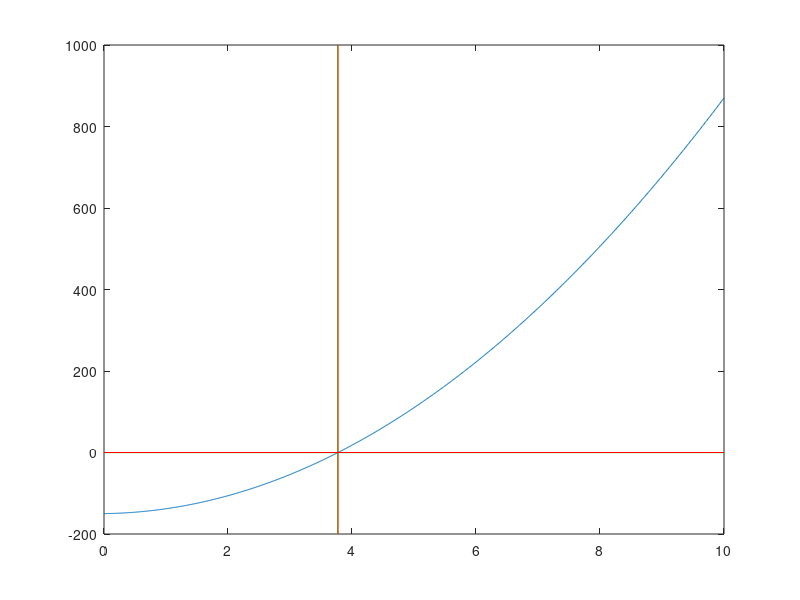

This figure's MATLAB source:
clear all ; close all ; clc ; 

p1 = 10;
p2 = 2;
p3 = -150;

x = [0 : 0.01 : 10];nx=length(x);f=zeros(nx,1);

f = p1.*x.^2 + p2.*x + p3 ; 
%
eps      = 1e-3;
%% DICHOTOMIE =================================
ecart=1000;
a = x(1); 
b = x(nx);
%
while (ecart>1000*eps);
   %
   i = find(abs(x(:)-a)==min(abs(x(:)-a)));
   fa = f(i);
   i = find(abs(x(:)-b)==min(abs(x(:)-b)));
   fb = f(i);
   %
   c = (a + b)/2; 
   %
   i = find(abs(x(:)-c)==min(abs(x(:)-c)));
   fc = f(i);
   %
   if (fa<0 && fb<0)
      disp('Change interval bounds\n')
   elseif(fa<0 && fb>0)
      if (fc<0)
         a = c;
      else
         b = c;
      end
   elseif(fa>0 && fb<0)
      if (fc<0)
         b = c;
      else
         a = c;
      end
   end
   ecart=abs(fc);
end
disp('Dichotomie OK')
% NEWTON - RAPHSON ===========================
fonction = 1000;
% 
TAU_P = 0.5*abs(x(nx) - x(1));
%
nn=0;nn_bounds=nn;
%
while (abs(fonction)>eps)
   %
   nn=nn+1;
   %
   fonction = p1*TAU_P^2 + p2*TAU_P + p3;
   %
   fonction_p = 2*p1*TAU_P + p2;
   %
   % MODIF
   TAU_PP = TAU_P - fonction/fonction_p;
   %
   TAU_P = TAU_PP;
   % 
   if (TAU_PP > TAU_P)
      nn_bounds=nn_bouds+1;
      if (nn_bounds > 20)
         break
      end
   end
   % 
end
%
TAU = TAU_PP;
%
disp('Newton Raphson OK')
%
figure
plot(x,f)
hold on;
plot([c c],[-200 1000],'g-')
plot([x(1) x(nx)],[fc fc],'g-')
plot([TAU TAU],[-200 1000],'r-')
plot([x(1) x(nx)],[0 0],'r-')
